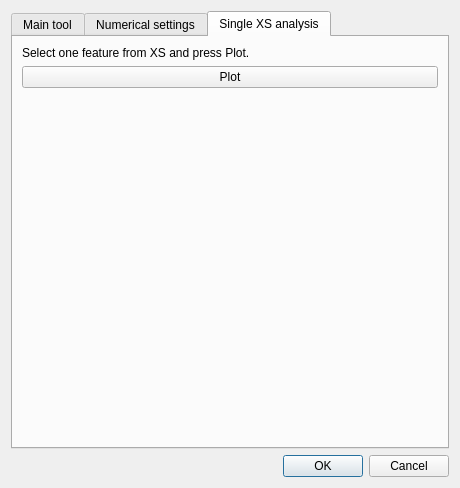
<?xml version="1.0" encoding="UTF-8"?>
<ui version="4.0">
 <class>BankFullDetection</class>
 <widget class="QDialog" name="BankFullDetection">
  <property name="geometry">
   <rect>
    <x>0</x>
    <y>0</y>
    <width>460</width>
    <height>488</height>
   </rect>
  </property>
  <property name="windowTitle">
   <string>Automatic Bankfull detection</string>
  </property>
  <layout class="QVBoxLayout" name="verticalLayout_5">
   <item>
    <widget class="QTabWidget" name="tabWidget">
     <property name="currentIndex">
      <number>2</number>
     </property>
     <widget class="QWidget" name="tab">
      <attribute name="title">
       <string>Main tool</string>
      </attribute>
      <layout class="QVBoxLayout" name="verticalLayout_4">
       <item>
        <widget class="QGroupBox" name="groupBox">
         <property name="font">
          <font>
           <italic>false</italic>
           <stylestrategy>PreferDefault</stylestrategy>
           <kerning>true</kerning>
          </font>
         </property>
         <property name="acceptDrops">
          <bool>false</bool>
         </property>
         <property name="autoFillBackground">
          <bool>false</bool>
         </property>
         <property name="styleSheet">
          <string notr="true">QGroupBox {border:1px solid rgb(0, 0, 0); }</string>
         </property>
         <property name="title">
          <string>XS Generator</string>
         </property>
         <property name="alignment">
          <set>Qt::AlignLeading|Qt::AlignLeft|Qt::AlignTop</set>
         </property>
         <property name="flat">
          <bool>false</bool>
         </property>
         <layout class="QVBoxLayout" name="verticalLayout_3">
          <property name="leftMargin">
           <number>9</number>
          </property>
          <property name="topMargin">
           <number>25</number>
          </property>
          <property name="bottomMargin">
           <number>9</number>
          </property>
          <item>
           <layout class="QHBoxLayout" name="horizontalLayout">
            <item>
             <widget class="QLabel" name="label">
              <property name="text">
               <string>riverbed axis</string>
              </property>
             </widget>
            </item>
            <item>
             <widget class="QComboBox" name="comboVector"/>
            </item>
           </layout>
          </item>
          <item>
           <layout class="QHBoxLayout" name="horizontalLayout_2">
            <item>
             <widget class="QLabel" name="label_3">
              <property name="text">
               <string>step of XS</string>
              </property>
             </widget>
            </item>
            <item>
             <widget class="QSpinBox" name="stepXSspin">
              <property name="suffix">
               <string> m</string>
              </property>
              <property name="maximum">
               <number>10000</number>
              </property>
              <property name="singleStep">
               <number>10</number>
              </property>
              <property name="value">
               <number>50</number>
              </property>
             </widget>
            </item>
           </layout>
          </item>
          <item>
           <layout class="QHBoxLayout" name="horizontalLayout_4">
            <item>
             <widget class="QLabel" name="label_4">
              <property name="text">
               <string>Width of XS</string>
              </property>
             </widget>
            </item>
            <item>
             <widget class="QSpinBox" name="widthXSspin">
              <property name="suffix">
               <string> m</string>
              </property>
              <property name="maximum">
               <number>1000</number>
              </property>
              <property name="value">
               <number>500</number>
              </property>
             </widget>
            </item>
           </layout>
          </item>
          <item>
           <widget class="QPushButton" name="genXSbtn">
            <property name="text">
             <string>Generate XS</string>
            </property>
           </widget>
          </item>
         </layout>
        </widget>
       </item>
       <item>
        <widget class="QGroupBox" name="groupBox_2">
         <property name="styleSheet">
          <string notr="true">QGroupBox {border:1px solid rgb(0, 0, 0); }</string>
         </property>
         <property name="title">
          <string>Bankfull detection</string>
         </property>
         <layout class="QVBoxLayout" name="verticalLayout">
          <property name="topMargin">
           <number>25</number>
          </property>
          <item>
           <layout class="QHBoxLayout" name="horizontalLayout_3">
            <item>
             <widget class="QLabel" name="label_2">
              <property name="text">
               <string>DEM</string>
              </property>
             </widget>
            </item>
            <item>
             <widget class="QComboBox" name="comboDEM"/>
            </item>
           </layout>
          </item>
          <item>
           <layout class="QHBoxLayout" name="horizontalLayout_5">
            <item>
             <widget class="QLabel" name="label_8">
              <property name="text">
               <string>Output file</string>
              </property>
             </widget>
            </item>
            <item>
             <widget class="QLineEdit" name="ShpSaveLine"/>
            </item>
            <item>
             <widget class="QPushButton" name="ShpSaveBtn">
              <property name="text">
               <string>Browse</string>
              </property>
             </widget>
            </item>
           </layout>
          </item>
          <item>
           <widget class="QPushButton" name="buttonProf">
            <property name="text">
             <string>Run tool</string>
            </property>
           </widget>
          </item>
          <item>
           <widget class="QProgressBar" name="progressBar">
            <property name="value">
             <number>0</number>
            </property>
           </widget>
          </item>
         </layout>
        </widget>
       </item>
      </layout>
     </widget>
     <widget class="QWidget" name="tab_2">
      <attribute name="title">
       <string>Numerical settings</string>
      </attribute>
      <layout class="QVBoxLayout" name="verticalLayout_2">
       <item>
        <widget class="QLabel" name="label_7">
         <property name="frameShape">
          <enum>QFrame::NoFrame</enum>
         </property>
         <property name="lineWidth">
          <number>1</number>
         </property>
         <property name="text">
          <string>Pay particolar attention when you modify this values below</string>
         </property>
         <property name="textFormat">
          <enum>Qt::RichText</enum>
         </property>
         <property name="margin">
          <number>1</number>
         </property>
        </widget>
       </item>
       <item>
        <layout class="QFormLayout" name="formLayout">
         <item row="0" column="0">
          <widget class="QLabel" name="label_5">
           <property name="text">
            <string>Number o vertical steps
(default 50)</string>
           </property>
          </widget>
         </item>
         <item row="0" column="1">
          <widget class="QSpinBox" name="nVsteps">
           <property name="suffix">
            <string/>
           </property>
           <property name="minimum">
            <number>10</number>
           </property>
           <property name="maximum">
            <number>500</number>
           </property>
           <property name="value">
            <number>50</number>
           </property>
          </widget>
         </item>
         <item row="1" column="1">
          <widget class="QDoubleSpinBox" name="minVdep">
           <property name="suffix">
            <string> m</string>
           </property>
           <property name="singleStep">
            <double>0.100000000000000</double>
           </property>
           <property name="value">
            <double>0.500000000000000</double>
           </property>
          </widget>
         </item>
         <item row="1" column="0">
          <widget class="QLabel" name="label_6">
           <property name="text">
            <string>Minimum hydraulic depth</string>
           </property>
          </widget>
         </item>
        </layout>
       </item>
      </layout>
     </widget>
     <widget class="QWidget" name="tab_3">
      <attribute name="title">
       <string>Single XS analysis</string>
      </attribute>
      <layout class="QVBoxLayout" name="verticalLayout_6">
       <item>
        <widget class="QLabel" name="label_9">
         <property name="text">
          <string>Select one feature from XS and press Plot.</string>
         </property>
        </widget>
       </item>
       <item>
        <widget class="QPushButton" name="selXS">
         <property name="text">
          <string>Plot</string>
         </property>
        </widget>
       </item>
       <item>
        <layout class="QVBoxLayout" name="layout_plot">
         <item>
          <widget class="QWidget" name="widget" native="true"/>
         </item>
        </layout>
       </item>
       <item>
        <spacer name="verticalSpacer">
         <property name="orientation">
          <enum>Qt::Vertical</enum>
         </property>
         <property name="sizeHint" stdset="0">
          <size>
           <width>20</width>
           <height>40</height>
          </size>
         </property>
        </spacer>
       </item>
      </layout>
     </widget>
    </widget>
   </item>
   <item>
    <widget class="QDialogButtonBox" name="buttonBox">
     <property name="orientation">
      <enum>Qt::Horizontal</enum>
     </property>
     <property name="standardButtons">
      <set>QDialogButtonBox::Cancel|QDialogButtonBox::Ok</set>
     </property>
    </widget>
   </item>
  </layout>
 </widget>
 <resources/>
 <connections>
  <connection>
   <sender>buttonBox</sender>
   <signal>accepted()</signal>
   <receiver>BankFullDetection</receiver>
   <slot>accept()</slot>
   <hints>
    <hint type="sourcelabel">
     <x>248</x>
     <y>254</y>
    </hint>
    <hint type="destinationlabel">
     <x>157</x>
     <y>274</y>
    </hint>
   </hints>
  </connection>
  <connection>
   <sender>buttonBox</sender>
   <signal>rejected()</signal>
   <receiver>BankFullDetection</receiver>
   <slot>reject()</slot>
   <hints>
    <hint type="sourcelabel">
     <x>316</x>
     <y>260</y>
    </hint>
    <hint type="destinationlabel">
     <x>286</x>
     <y>274</y>
    </hint>
   </hints>
  </connection>
 </connections>
</ui>
